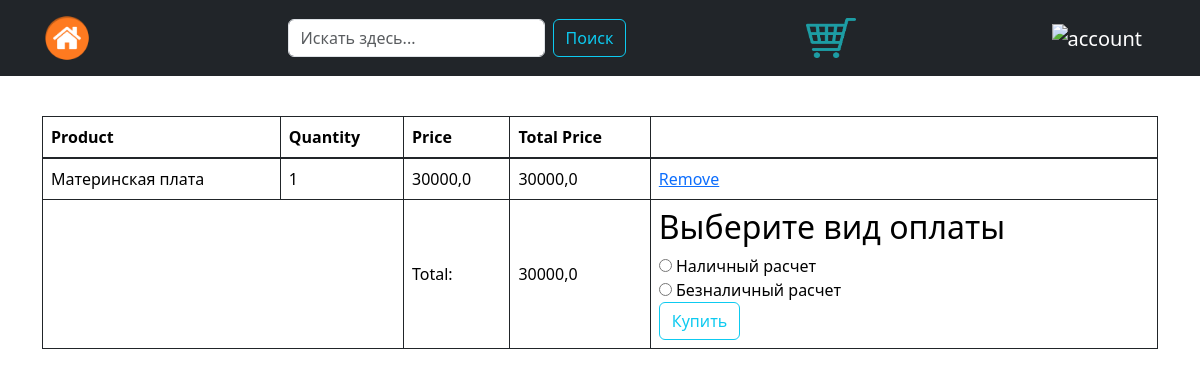
Screenshot of /cart/ (signed in) with the database file from the repository.
### main/models.py (models this page shows, shortened)
class Cart(models.Model):
    user = models.ForeignKey(User, on_delete=models.CASCADE)
    product = models.CharField(max_length=255)
    quantity = models.IntegerField(default=1)
    price = models.FloatField('Стоимость товара', default=1)
    QP = models.FloatField('Сумма стоимости товаров 1-го вида', default=1)

### main/views.py (the view)
# urls.py: path('cart/', views.cart_detail, name="cart_detail"),
@login_required
def cart_detail(request):
    cart_items = Cart.objects.filter(user=request.user)
    for item in cart_items:
        item.price = Product.objects.get(name=item.product).price
        item.QP = item.quantity * item.price
    total_price = sum(item.quantity * item.price for item in cart_items)
    context = {
        "cart_items": cart_items,
        "total_price": total_price,
    }
    return render(request, "cart/cart_detail.html", context)

### main/templates/cart/cart_detail.html (shortened to what this page needs)
{% extends 'main/layout.html' %}
{% block content %}
<div class="container-lg" style="margin-top: 40px;">
    {% if cart_items %}
    <table class="table table-bordered border-dark">
        <thead>
            <tr>
                <th>Product</th>
                <th>Quantity</th>
                <th>Price</th>
                <th>Total Price</th>
                <th></th>
            </tr>
        </thead>
        <tbody class="table-group-divider">
            {% for item in cart_items %}
            <tr>
                <td>{{ item.product }}</td>
                <td>{{ item.quantity }}</td>
                <td>{{ item.price }}</td>
                <td>{{ item.QP }}</td>
                <td><a href="{% url 'main:remove_from_cart' item.product %}">Remove</a></td>
            </tr>
            {% endfor %}
        </tbody>
        <tfoot>
            <tr>
                <td colspan="2"></td>
                <td>Total:</td>
                <td>{{ total_price }}</td>
                <td>
                    <form action="{% url 'main:orders' %}" method="post">
                        <div class="payment-form">
    <h2>Выберите вид оплаты</h2>
    <div>
        <input type="radio" id="cash" name="payment" value="cash">
        <label for="cash">Наличный расчет</label><br>
        <input type="radio" id="card" name="payment" value="card">
        <label for="card">Безналичный расчет</label><br>
        <input class="btn btn-outline-info" type="submit" value="Купить">
    </div>
</div>
                    </form>
                </td>
            </tr>
        </tfoot>
    </table>
    {% else %}
    <p>Your shopping cart is empty.</p>
    {% endif %}
</div>
{% endblock %}

### rows the page displays
Cart: product "Материнская плата", quantity "1", price "30000,0", QP "30000,0"

### other values shown
{{ total_price }} "30000,0"
